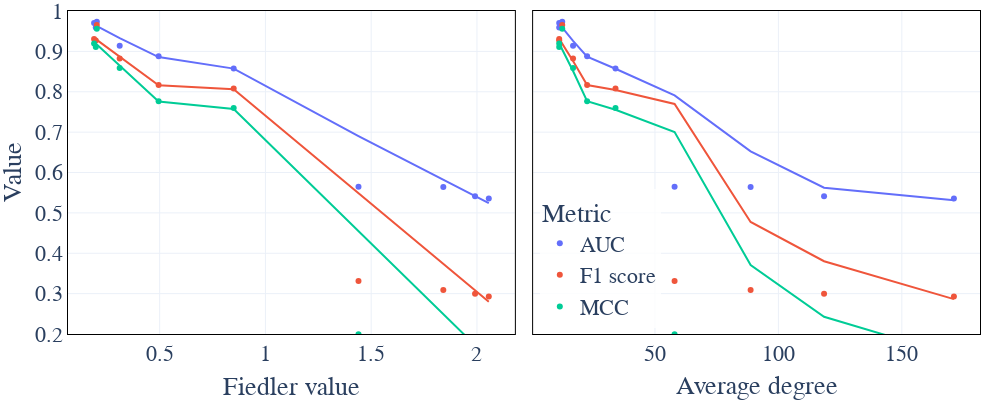

The cell this chart's notebook holds for it:
### Code cell
df = df_test.groupby('id', as_index=False).mean().melt(id_vars=['sample_id','AUC','F1 score', 'MCC'],
                  value_vars=['Eig','Deg'], var_name='Varname', value_name='Var')
df_long = df.melt(id_vars=['Var', 'Varname'], value_vars=['AUC', 'F1 score', 'MCC'],
                  var_name='Metric', value_name='Value')

fig = px.scatter(df_long, x='Var', y='Value', color='Metric', facet_col='Varname',
                 trendline='lowess', height=400, width=1000, template='plotly_white')

# Customize x-axis labels for each facet
fig.update_xaxes(matches=None)  # Allow each x-axis to be edited separately

# Set custom x-axis titles for each facet
fig.update_xaxes(title_text="Fiedler value", col=1, row=1, showline=True, mirror='allticks', linewidth=1, linecolor='black')  
fig.update_xaxes(title_text="Average degree", col=2, row=1, showline=True, mirror='allticks', linewidth=1, linecolor='black') 
fig.update_yaxes(range=[0.2,1], col=1, row=1, showline=True, mirror='allticks', linewidth=1, linecolor='black') 
fig.update_yaxes(range=[0.2,1], col=2, row=1, showline=True, mirror='allticks', linewidth=1, linecolor='black') 
fig.for_each_annotation(lambda a: a.update(text=""))

fig.update_layout(font =dict(family="Times New Roman", size=22),
                  plot_bgcolor = 'rgba(0, 0, 0, 0)',
                  paper_bgcolor = 'rgba(0, 0, 0, 0)',
                  legend=dict(x=0.65,
                              y=0.45,
                              xanchor="right",
                              yanchor="top",
                              bgcolor="rgba(255, 255, 255, 0.8)"
                            ),
                  margin=dict(l=20, r=20, t=1, b=40)
)

fig.write_image(root_dir+'/outputs/figs/TPAMI/capacity_synthetic.png')
fig.show()

### Figure 1 — Plotly figure (JSON) as saved in the notebook; plotly's stock layout.template omitted (floating-point values rounded to 4 significant figures)
{"data": [{"hovertemplate": "Metric=AUC<br>Varname=Eig<br>Var=%{x}<br>Value=%{y}<extra></extra>", "legendgroup": "AUC", "marker": {"color": "#636efa", "symbol": "circle"}, "mode": "markers", "name": "AUC", "orientation": "v", "showlegend": true, "type": "scatter", "x": [0.198, 0.19, 0.203, 0.311, 0.495, 0.85, 1.44, 1.841, 1.991, 2.056], "xaxis": "x", "y": [0.959, 0.97, 0.9734, 0.9138, 0.8879, 0.8576, 0.565, 0.5642, 0.5414, 0.5356], "yaxis": "y"}, {"hovertemplate": "<b>LOWESS trendline</b><br><br>Metric=AUC<br>Varname=Eig<br>Var=%{x}<br>Value=%{y} <b>(trend)</b><extra></extra>", "legendgroup": "AUC", "marker": {"color": "#636efa", "symbol": "circle"}, "mode": "lines", "name": "AUC", "showlegend": false, "type": "scatter", "x": [0.19, 0.198, 0.203, 0.311, 0.495, 0.85, 1.44, 1.841, 1.991, 2.056], "xaxis": "x", "y": [0.9664, 0.9641, 0.9627, 0.9329, 0.8859, 0.8573, 0.6904, 0.5813, 0.5412, 0.524], "yaxis": "y"}, {"hovertemplate": "Metric=AUC<br>Varname=Deg<br>Var=%{x}<br>Value=%{y}<extra></extra>", "legendgroup": "AUC", "marker": {"color": "#636efa", "symbol": "circle"}, "mode": "markers", "name": "AUC", "orientation": "v", "showlegend": false, "type": "scatter", "x": [11.21, 11.21, 12.43, 16.81, 22.51, 34.01, 57.95, 88.75, 118.5, 171.1], "xaxis": "x2", "y": [0.959, 0.97, 0.9734, 0.9138, 0.8879, 0.8576, 0.565, 0.5642, 0.5414, 0.5356], "yaxis": "y2"}, {"hovertemplate": "<b>LOWESS trendline</b><br><br>Metric=AUC<br>Varname=Deg<br>Var=%{x}<br>Value=%{y} <b>(trend)</b><extra></extra>", "legendgroup": "AUC", "marker": {"color": "#636efa", "symbol": "circle"}, "mode": "lines", "name": "AUC", "showlegend": false, "type": "scatter", "x": [11.21, 11.21, 12.43, 16.81, 22.51, 34.01, 57.95, 88.75, 118.5, 171.1], "xaxis": "x2", "y": [0.9679, 0.9679, 0.9586, 0.9259, 0.8871, 0.8569, 0.791, 0.6524, 0.5622, 0.5312], "yaxis": "y2"}, {"hovertemplate": "Metric=F1 score<br>Varname=Eig<br>Var=%{x}<br>Value=%{y}<extra></extra>", "legendgroup": "F1 score", "marker": {"color": "#EF553B", "symbol": "circle"}, "mode": "markers", "name": "F1 score", "orientation": "v", "showlegend": true, "type": "scatter", "x": [0.198, 0.19, 0.203, 0.311, 0.495, 0.85, 1.44, 1.841, 1.991, 2.056], "xaxis": "x", "y": [0.9267, 0.9309, 0.9654, 0.8823, 0.8166, 0.8079, 0.3314, 0.3092, 0.2997, 0.2926], "yaxis": "y"}, {"hovertemplate": "<b>LOWESS trendline</b><br><br>Metric=F1 score<br>Varname=Eig<br>Var=%{x}<br>Value=%{y} <b>(trend)</b><extra></extra>", "legendgroup": "F1 score", "marker": {"color": "#EF553B", "symbol": "circle"}, "mode": "lines", "name": "F1 score", "showlegend": false, "type": "scatter", "x": [0.19, 0.198, 0.203, 0.311, 0.495, 0.85, 1.44, 1.841, 1.991, 2.056], "xaxis": "x", "y": [0.9336, 0.9305, 0.9285, 0.8865, 0.8161, 0.8061, 0.5486, 0.3736, 0.3083, 0.28], "yaxis": "y"}, {"hovertemplate": "Metric=F1 score<br>Varname=Deg<br>Var=%{x}<br>Value=%{y}<extra></extra>", "legendgroup": "F1 score", "marker": {"color": "#EF553B", "symbol": "circle"}, "mode": "markers", "name": "F1 score", "orientation": "v", "showlegend": false, "type": "scatter", "x": [11.21, 11.21, 12.43, 16.81, 22.51, 34.01, 57.95, 88.75, 118.5, 171.1], "xaxis": "x2", "y": [0.9267, 0.9309, 0.9654, 0.8823, 0.8166, 0.8079, 0.3314, 0.3092, 0.2997, 0.2926], "yaxis": "y2"}, {"hovertemplate": "<b>LOWESS trendline</b><br><br>Metric=F1 score<br>Varname=Deg<br>Var=%{x}<br>Value=%{y} <b>(trend)</b><extra></extra>", "legendgroup": "F1 score", "marker": {"color": "#EF553B", "symbol": "circle"}, "mode": "lines", "name": "F1 score", "showlegend": false, "type": "scatter", "x": [11.21, 11.21, 12.43, 16.81, 22.51, 34.01, 57.95, 88.75, 118.5, 171.1], "xaxis": "x2", "y": [0.9309, 0.9309, 0.9191, 0.8762, 0.8166, 0.8045, 0.7698, 0.4776, 0.3803, 0.2864], "yaxis": "y2"}, {"hovertemplate": "Metric=MCC<br>Varname=Eig<br>Var=%{x}<br>Value=%{y}<extra></extra>", "legendgroup": "MCC", "marker": {"color": "#00cc96", "symbol": "circle"}, "mode": "markers", "name": "MCC", "orientation": "v", "showlegend": true, "type": "scatter", "x": [0.198, 0.19, 0.203, 0.311, 0.495, 0.85, 1.44, 1.841, 1.991, 2.056], "xaxis": "x", "y": [0.9106, 0.9192, 0.9561, 0.8586, 0.7767, 0.7596, 0.1993, 0.1725, 0.1617, 0.1543], "yaxis": "y"}, {"hovertemplate": "<b>LOWESS trendline</b><br><br>Metric=MCC<br>Varname=Eig<br>Var=%{x}<br>Value=%{y} <b>(trend)</b><extra></extra>", "legendgroup": "MCC", "marker": {"color": "#00cc96", "symbol": "circle"}, "mode": "lines", "name": "MCC", "showlegend": false, "type": "scatter", "x": [0.19, 0.198, 0.203, 0.311, 0.495, 0.85, 1.44, 1.841, 1.991, 2.056], "xaxis": "x", "y": [0.923, 0.9191, 0.9167, 0.8642, 0.776, 0.7574, 0.4547, 0.2491, 0.1722, 0.1389], "yaxis": "y"}, {"hovertemplate": "Metric=MCC<br>Varname=Deg<br>Var=%{x}<br>Value=%{y}<extra></extra>", "legendgroup": "MCC", "marker": {"color": "#00cc96", "symbol": "circle"}, "mode": "markers", "name": "MCC", "orientation": "v", "showlegend": false, "type": "scatter", "x": [11.21, 11.21, 12.43, 16.81, 22.51, 34.01, 57.95, 88.75, 118.5, 171.1], "xaxis": "x2", "y": [0.9106, 0.9192, 0.9561, 0.8586, 0.7767, 0.7596, 0.1993, 0.1725, 0.1617, 0.1543], "yaxis": "y2"}, {"hovertemplate": "<b>LOWESS trendline</b><br><br>Metric=MCC<br>Varname=Deg<br>Var=%{x}<br>Value=%{y} <b>(trend)</b><extra></extra>", "legendgroup": "MCC", "marker": {"color": "#00cc96", "symbol": "circle"}, "mode": "lines", "name": "MCC", "showlegend": false, "type": "scatter", "x": [11.21, 11.21, 12.43, 16.81, 22.51, 34.01, 57.95, 88.75, 118.5, 171.1], "xaxis": "x2", "y": [0.9197, 0.9197, 0.9049, 0.8514, 0.7766, 0.7556, 0.7002, 0.371, 0.2428, 0.1466], "yaxis": "y2"}], "layout": {"annotations": [{"font": {}, "showarrow": false, "text": "", "x": 0.245, "xanchor": "center", "xref": "paper", "y": 1, "yanchor": "bottom", "yref": "paper"}, {"font": {}, "showarrow": false, "text": "", "x": 0.755, "xanchor": "center", "xref": "paper", "y": 1, "yanchor": "bottom", "yref": "paper"}], "font": {"family": "Times New Roman", "size": 22}, "height": 400, "legend": {"bgcolor": "rgba(255, 255, 255, 0.8)", "title": {"text": "Metric"}, "tracegroupgap": 0, "x": 0.65, "xanchor": "right", "y": 0.45, "yanchor": "top"}, "margin": {"b": 40, "l": 20, "r": 20, "t": 1}, "paper_bgcolor": "rgba(0, 0, 0, 0)", "plot_bgcolor": "rgba(0, 0, 0, 0)", "width": 1000, "xaxis": {"anchor": "y", "domain": [0, 0.49], "linecolor": "black", "linewidth": 1, "mirror": "allticks", "showline": true, "title": {"text": "Fiedler value"}}, "xaxis2": {"anchor": "y2", "domain": [0.51, 1], "linecolor": "black", "linewidth": 1, "mirror": "allticks", "showline": true, "title": {"text": "Average degree"}}, "yaxis": {"anchor": "x", "domain": [0, 1], "linecolor": "black", "linewidth": 1, "mirror": "allticks", "range": [0.2, 1], "showline": true, "title": {"text": "Value"}}, "yaxis2": {"anchor": "x2", "domain": [0, 1], "linecolor": "black", "linewidth": 1, "matches": "y", "mirror": "allticks", "range": [0.2, 1], "showline": true, "showticklabels": false}}}
